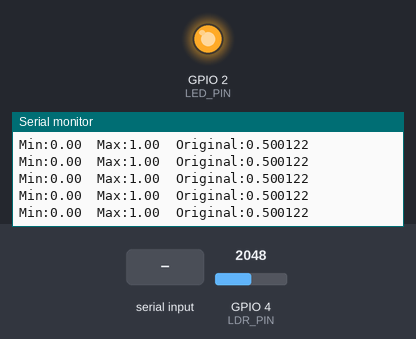
The sketch below on a simulated ESP32-S3. Parts: output pins drawn as LEDs (lit = HIGH), the last lines printed to the serial monitor. Inputs (shaded band) come from the test bench; at power-on: GPIO 4 (LDR_PIN) = 2048 (analog values on the 0–4095 scale).

Above: at 2.2 s.
2.3 s: "2" received over Serial
At 2.33 s:
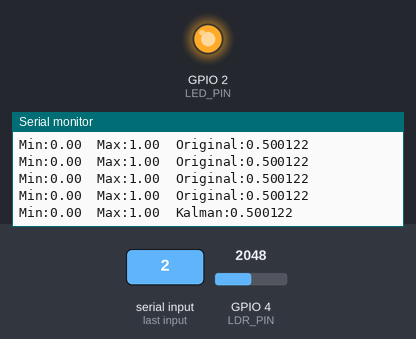
4.2 s: "3" received over Serial
At 4.24 s:
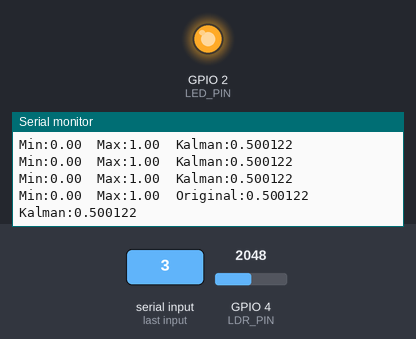
6.1 s: "4" received over Serial
At 6.16 s:
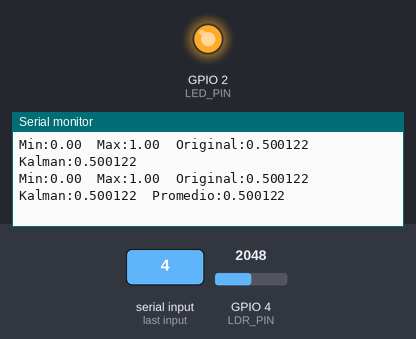

Measured:
- after the input at 2.3 s, the serial monitor: prints a new line at once (image 1)
- after the input at 4.2 s, the serial monitor: prints a new line at once (image 2)
- after the input at 6.1 s, the serial monitor: prints a new line after 0.05 s (image 3)

The sketch:

programa1.ino
```cpp
/*
  Colorímetro didáctico con LDR + LED blanco + filtros manuales

  Comandos por Serial:
  1 + Enter -> graficar señal LDR original
  2 + Enter -> graficar señal filtrada con Kalman
  3 + Enter -> graficar original + Kalman
  4 + Enter -> graficar original + Kalman + promedio móvil

  Compatible:
  - Arduino Uno R3
  - ESP32-WROOM-32
  - ESP32-S3-WROOM-1
*/

#define DEBUG_SERIAL false
// true  = mensajes de texto para Monitor Serial
// false = solo datos para Serial Plotter

#if defined(ARDUINO_ARCH_ESP32)
  #define BOARD_ESP32
#endif

// =======================
// Pines
// =======================
#if defined(BOARD_ESP32)

  #if defined(CONFIG_IDF_TARGET_ESP32S3)
    const int LDR_PIN = 4;       // ESP32-S3-WROOM-1
    const int LED_PIN = 2;
  #else
    const int LDR_PIN = 34;      // ESP32-WROOM-32
    const int LED_PIN = 2;
  #endif

  const float ADC_MAX = 4095.0;

#else

  const int LDR_PIN = A0;        // Arduino Uno R3
  const int LED_PIN = 9;
  const float ADC_MAX = 1023.0;

#endif

// =======================
// Variables generales
// =======================
int modoGrafica = 1;

const int muestras = 20;
const unsigned long Ts_ms = 50;

// Escala fija para Serial Plotter
const float ESCALA_MIN = 0.0;
const float ESCALA_MAX = 1.0;

// =======================
// Kalman discreto 1D
// =======================
float x_est = 0.0;
float P = 1.0;

float Q = 0.00005;
float R = 0.00200;

bool kalmanIniciado = false;

// =======================
// Promedio móvil
// =======================
float bufferPromedio[muestras];

int indicePromedio = 0;
bool bufferLleno = false;

// =======================
// Funciones
// =======================
float leerLDR() {

  int adc = analogRead(LDR_PIN);

  float valor = adc / ADC_MAX;

  if (valor < 0.0) valor = 0.0;
  if (valor > 1.0) valor = 1.0;

  return valor;
}

// =======================
// Filtro Kalman
// =======================
float filtroKalman(float z) {

  if (!kalmanIniciado) {
    x_est = z;
    P = 1.0;
    kalmanIniciado = true;
    return x_est;
  }

  // Predicción
  float x_pred = x_est;
  float P_pred = P + Q;

  // Ganancia de Kalman
  float K = P_pred / (P_pred + R);

  // Corrección
  x_est = x_pred + K * (z - x_pred);

  P = (1.0 - K) * P_pred;

  return x_est;
}

// =======================
// Promedio móvil
// =======================
float promedioMovil(float nuevaMuestra) {

  bufferPromedio[indicePromedio] = nuevaMuestra;

  indicePromedio++;

  if (indicePromedio >= muestras) {
    indicePromedio = 0;
    bufferLleno = true;
  }

  int limite = bufferLleno ? muestras : indicePromedio;

  float suma = 0.0;

  for (int i = 0; i < limite; i++) {
    suma += bufferPromedio[i];
  }

  return suma / limite;
}

// =======================
// Procesar comandos serial
// =======================
void procesarComandoSerial() {

  if (Serial.available()) {

    char comando = Serial.read();

    if (comando == '1') {

      modoGrafica = 1;

      if (DEBUG_SERIAL) {
        Serial.println("Modo: Original");
      }
    }

    else if (comando == '2') {

      modoGrafica = 2;

      if (DEBUG_SERIAL) {
        Serial.println("Modo: Kalman");
      }
    }

    else if (comando == '3') {

      modoGrafica = 3;

      if (DEBUG_SERIAL) {
        Serial.println("Modo: Original + Kalman");
      }
    }

    else if (comando == '4') {

      modoGrafica = 4;

      if (DEBUG_SERIAL) {
        Serial.println("Modo: Original + Kalman + Promedio");
      }
    }

    // limpiar buffer serial
    while (Serial.available()) {
      Serial.read();
    }
  }
}

// =======================
// Imprimir gráfica
// =======================
void imprimirGrafica(
  float original,
  float kalman,
  float promedio
) {

  // Fuerza escala fija en Serial Plotter
  Serial.print("Min:");
  Serial.print(ESCALA_MIN, 2);
  Serial.print("\t");

  Serial.print("Max:");
  Serial.print(ESCALA_MAX, 2);
  Serial.print("\t");

  // ===================
  // Modo 1
  // ===================
  if (modoGrafica == 1) {

    Serial.print("Original:");
    Serial.println(original, 6);
  }

  // ===================
  // Modo 2
  // ===================
  else if (modoGrafica == 2) {

    Serial.print("Kalman:");
    Serial.println(kalman, 6);
  }

  // ===================
  // Modo 3
  // ===================
  else if (modoGrafica == 3) {

    Serial.print("Original:");
    Serial.print(original, 6);

    Serial.print("\t");

    Serial.print("Kalman:");
    Serial.println(kalman, 6);
  }

  // ===================
  // Modo 4
  // ===================
  else if (modoGrafica == 4) {

    Serial.print("Original:");
    Serial.print(original, 6);

    Serial.print("\t");

    Serial.print("Kalman:");
    Serial.print(kalman, 6);

    Serial.print("\t");

    Serial.print("Promedio:");
    Serial.println(promedio, 6);
  }
}

// =======================
// Setup
// =======================
void setup() {

  Serial.begin(115200);

  delay(1000);

#if defined(BOARD_ESP32)
  analogReadResolution(12);
#endif

  pinMode(LED_PIN, OUTPUT);

  // LED blanco encendido
  digitalWrite(LED_PIN, HIGH);

  // Inicializar buffer
  for (int i = 0; i < muestras; i++) {
    bufferPromedio[i] = 0.0;
  }

  // Mensajes solo si DEBUG_SERIAL = true
  if (DEBUG_SERIAL) {

    Serial.println();
    Serial.println("================================");
    Serial.println("Colorimetro didactico LDR");
    Serial.println("================================");

    Serial.println("Comandos:");

    Serial.println("1 = Original");
    Serial.println("2 = Kalman");
    Serial.println("3 = Original + Kalman");
    Serial.println("4 = Original + Kalman + Promedio");

    Serial.println();
  }
}

// =======================
// Loop
// =======================
void loop() {

  procesarComandoSerial();

  float original = leerLDR();

  float kalman = filtroKalman(original);

  float promedio = promedioMovil(original);

  imprimirGrafica(
    original,
    kalman,
    promedio
  );

  delay(Ts_ms);
}
```
